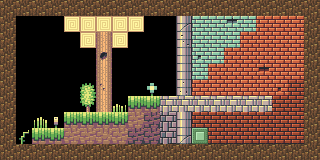

A level layout from a 2D game, rendered from its tile map. Below: a short description, then the map file with tile-grid data replaced by summaries:
An orthogonal 20x10 tile map with 16x16 px tiles, 1 tile layer (Tile Layer 1).

<map version="1.0" orientation="orthogonal" renderorder="right-down" width="20" height="10" tilewidth="16" tileheight="16" nextobjectid="1">
 <tileset firstgid="1" name="tileset" tilewidth="16" tileheight="16" tilecount="450">
  <image source="spritesheet.png" width="400" height="300" />
 </tileset>
 <layer name="Tile Layer 1" width="20" height="10">
  <data>[200 cells, 158 non-empty, 30 distinct tile ids]</data>
 </layer>
</map>